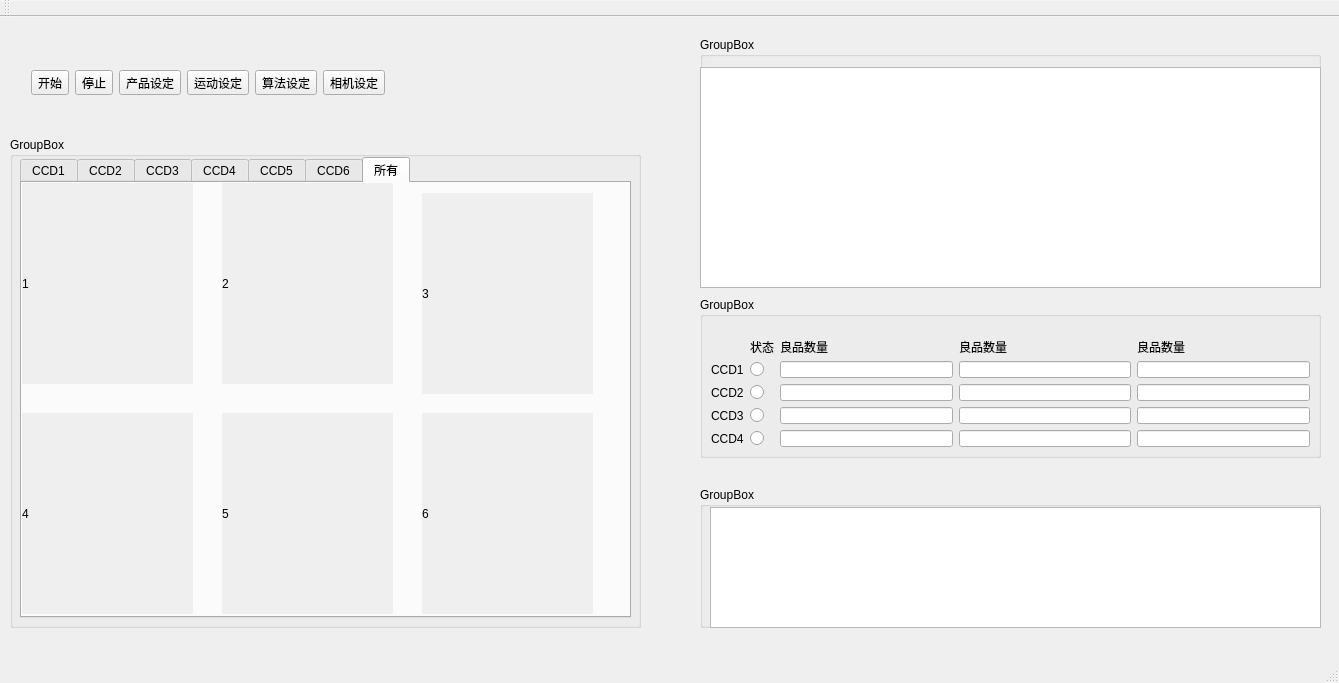
<?xml version="1.0" encoding="UTF-8"?>
<ui version="4.0">
 <class>CameraDtecte1Class</class>
 <widget class="QMainWindow" name="CameraDtecte1Class">
  <property name="geometry">
   <rect>
    <x>0</x>
    <y>0</y>
    <width>1339</width>
    <height>683</height>
   </rect>
  </property>
  <property name="windowTitle">
   <string>CameraDtecte1</string>
  </property>
  <property name="windowIcon">
   <iconset resource="CameraDtecte1.qrc">
    <normaloff>:/CameraDtecte1/Resources/公司LOG.jpg</normaloff>:/CameraDtecte1/Resources/公司LOG.jpg</iconset>
  </property>
  <property name="autoFillBackground">
   <bool>true</bool>
  </property>
  <property name="styleSheet">
   <string notr="true"/>
  </property>
  <widget class="QWidget" name="centralWidget">
   <property name="styleSheet">
    <string notr="true">#centralWidget { 
border-image:url(:/CameraDtecte1/Resources/back2.jpg);
}  
# centralWidget * { 
border-image:url(); 
}</string>
   </property>
   <widget class="QWidget" name="horizontalLayoutWidget">
    <property name="geometry">
     <rect>
      <x>20</x>
      <y>20</y>
      <width>1171</width>
      <height>91</height>
     </rect>
    </property>
    <layout class="QHBoxLayout" name="horizontalLayout">
     <item>
      <widget class="QToolButton" name="toolButton_3">
       <property name="styleSheet">
        <string notr="true"/>
       </property>
       <property name="text">
        <string>开始</string>
       </property>
       <property name="icon">
        <iconset resource="CameraDtecte1.qrc">
         <normaloff>:/CameraDtecte1/Resources/start.png</normaloff>:/CameraDtecte1/Resources/start.png</iconset>
       </property>
       <property name="iconSize">
        <size>
         <width>64</width>
         <height>64</height>
        </size>
       </property>
       <property name="toolButtonStyle">
        <enum>Qt::ToolButtonTextUnderIcon</enum>
       </property>
      </widget>
     </item>
     <item>
      <widget class="QToolButton" name="toolButton_4">
       <property name="styleSheet">
        <string notr="true"/>
       </property>
       <property name="text">
        <string>停止</string>
       </property>
       <property name="icon">
        <iconset resource="CameraDtecte1.qrc">
         <normaloff>:/CameraDtecte1/Resources/stop.jpg</normaloff>:/CameraDtecte1/Resources/stop.jpg</iconset>
       </property>
       <property name="iconSize">
        <size>
         <width>64</width>
         <height>64</height>
        </size>
       </property>
       <property name="toolButtonStyle">
        <enum>Qt::ToolButtonTextUnderIcon</enum>
       </property>
      </widget>
     </item>
     <item>
      <widget class="QToolButton" name="toolButton_6">
       <property name="styleSheet">
        <string notr="true"/>
       </property>
       <property name="text">
        <string>产品设定</string>
       </property>
       <property name="icon">
        <iconset resource="CameraDtecte1.qrc">
         <normaloff>:/CameraDtecte1/Resources/product.png</normaloff>:/CameraDtecte1/Resources/product.png</iconset>
       </property>
       <property name="iconSize">
        <size>
         <width>64</width>
         <height>64</height>
        </size>
       </property>
       <property name="toolButtonStyle">
        <enum>Qt::ToolButtonTextUnderIcon</enum>
       </property>
      </widget>
     </item>
     <item>
      <widget class="QToolButton" name="toolButton_2">
       <property name="text">
        <string>运动设定</string>
       </property>
       <property name="icon">
        <iconset resource="CameraDtecte1.qrc">
         <normaloff>:/CameraDtecte1/Resources/motion.jpg</normaloff>:/CameraDtecte1/Resources/motion.jpg</iconset>
       </property>
       <property name="iconSize">
        <size>
         <width>64</width>
         <height>64</height>
        </size>
       </property>
       <property name="toolButtonStyle">
        <enum>Qt::ToolButtonTextUnderIcon</enum>
       </property>
      </widget>
     </item>
     <item>
      <widget class="QToolButton" name="toolButton">
       <property name="text">
        <string>算法设定</string>
       </property>
       <property name="icon">
        <iconset resource="CameraDtecte1.qrc">
         <normaloff>:/CameraDtecte1/Resources/algorithm.jpg</normaloff>:/CameraDtecte1/Resources/algorithm.jpg</iconset>
       </property>
       <property name="iconSize">
        <size>
         <width>64</width>
         <height>64</height>
        </size>
       </property>
       <property name="toolButtonStyle">
        <enum>Qt::ToolButtonTextUnderIcon</enum>
       </property>
      </widget>
     </item>
     <item>
      <widget class="QToolButton" name="toolButton_5">
       <property name="text">
        <string>相机设定</string>
       </property>
       <property name="icon">
        <iconset resource="CameraDtecte1.qrc">
         <normaloff>:/CameraDtecte1/Resources/camera.png</normaloff>:/CameraDtecte1/Resources/camera.png</iconset>
       </property>
       <property name="iconSize">
        <size>
         <width>64</width>
         <height>64</height>
        </size>
       </property>
       <property name="toolButtonStyle">
        <enum>Qt::ToolButtonTextUnderIcon</enum>
       </property>
      </widget>
     </item>
     <item>
      <spacer name="horizontalSpacer">
       <property name="orientation">
        <enum>Qt::Horizontal</enum>
       </property>
       <property name="sizeHint" stdset="0">
        <size>
         <width>40</width>
         <height>20</height>
        </size>
       </property>
      </spacer>
     </item>
    </layout>
   </widget>
   <widget class="QGroupBox" name="groupBox">
    <property name="geometry">
     <rect>
      <x>700</x>
      <y>280</y>
      <width>621</width>
      <height>161</height>
     </rect>
    </property>
    <property name="title">
     <string>GroupBox</string>
    </property>
    <widget class="QWidget" name="gridLayoutWidget">
     <property name="geometry">
      <rect>
       <x>0</x>
       <y>30</y>
       <width>621</width>
       <height>131</height>
      </rect>
     </property>
     <layout class="QGridLayout" name="gridLayout">
      <item row="4" column="0">
       <widget class="QLabel" name="label_4">
        <property name="text">
         <string>CCD3</string>
        </property>
       </widget>
      </item>
      <item row="5" column="1">
       <widget class="QRadioButton" name="radioButton_4">
        <property name="text">
         <string/>
        </property>
       </widget>
      </item>
      <item row="5" column="0">
       <widget class="QLabel" name="label_3">
        <property name="text">
         <string>CCD4</string>
        </property>
       </widget>
      </item>
      <item row="2" column="0">
       <widget class="QLabel" name="label_5">
        <property name="text">
         <string>CCD1</string>
        </property>
       </widget>
      </item>
      <item row="3" column="0">
       <widget class="QLabel" name="label_6">
        <property name="text">
         <string>CCD2</string>
        </property>
       </widget>
      </item>
      <item row="4" column="1">
       <widget class="QRadioButton" name="radioButton_3">
        <property name="text">
         <string/>
        </property>
       </widget>
      </item>
      <item row="2" column="3">
       <widget class="QLineEdit" name="lineEdit_4"/>
      </item>
      <item row="2" column="4">
       <widget class="QLineEdit" name="lineEdit"/>
      </item>
      <item row="2" column="5">
       <widget class="QLineEdit" name="lineEdit_2"/>
      </item>
      <item row="3" column="3">
       <widget class="QLineEdit" name="lineEdit_3"/>
      </item>
      <item row="3" column="4">
       <widget class="QLineEdit" name="lineEdit_5"/>
      </item>
      <item row="3" column="5">
       <widget class="QLineEdit" name="lineEdit_6"/>
      </item>
      <item row="4" column="3">
       <widget class="QLineEdit" name="lineEdit_7"/>
      </item>
      <item row="4" column="4">
       <widget class="QLineEdit" name="lineEdit_8"/>
      </item>
      <item row="5" column="3">
       <widget class="QLineEdit" name="lineEdit_9"/>
      </item>
      <item row="5" column="4">
       <widget class="QLineEdit" name="lineEdit_10"/>
      </item>
      <item row="4" column="5">
       <widget class="QLineEdit" name="lineEdit_11"/>
      </item>
      <item row="5" column="5">
       <widget class="QLineEdit" name="lineEdit_12"/>
      </item>
      <item row="2" column="1">
       <widget class="QRadioButton" name="radioButton">
        <property name="text">
         <string/>
        </property>
       </widget>
      </item>
      <item row="3" column="1">
       <widget class="QRadioButton" name="radioButton_2">
        <property name="text">
         <string/>
        </property>
       </widget>
      </item>
      <item row="1" column="3">
       <widget class="QLabel" name="label_18">
        <property name="text">
         <string>良品数量</string>
        </property>
       </widget>
      </item>
      <item row="1" column="1">
       <widget class="QLabel" name="label_8">
        <property name="text">
         <string>状态</string>
        </property>
       </widget>
      </item>
      <item row="1" column="4">
       <widget class="QLabel" name="label_19">
        <property name="text">
         <string>良品数量</string>
        </property>
       </widget>
      </item>
      <item row="1" column="5">
       <widget class="QLabel" name="label_20">
        <property name="text">
         <string>良品数量</string>
        </property>
       </widget>
      </item>
     </layout>
    </widget>
    <zorder>gridLayoutWidget</zorder>
    <zorder>label_8</zorder>
   </widget>
   <widget class="QGroupBox" name="groupBox_2">
    <property name="geometry">
     <rect>
      <x>700</x>
      <y>20</y>
      <width>621</width>
      <height>251</height>
     </rect>
    </property>
    <property name="title">
     <string>GroupBox</string>
    </property>
    <widget class="QTableWidget" name="tableWidget_2">
     <property name="geometry">
      <rect>
       <x>0</x>
       <y>30</y>
       <width>621</width>
       <height>221</height>
      </rect>
     </property>
    </widget>
   </widget>
   <widget class="QGroupBox" name="groupBox_3">
    <property name="geometry">
     <rect>
      <x>700</x>
      <y>470</y>
      <width>621</width>
      <height>141</height>
     </rect>
    </property>
    <property name="title">
     <string>GroupBox</string>
    </property>
    <widget class="QListWidget" name="listWidget_2">
     <property name="geometry">
      <rect>
       <x>10</x>
       <y>20</y>
       <width>611</width>
       <height>121</height>
      </rect>
     </property>
    </widget>
   </widget>
   <widget class="QGroupBox" name="groupBox_4">
    <property name="geometry">
     <rect>
      <x>10</x>
      <y>120</y>
      <width>631</width>
      <height>491</height>
     </rect>
    </property>
    <property name="title">
     <string>GroupBox</string>
    </property>
    <widget class="QTabWidget" name="tabWidget">
     <property name="geometry">
      <rect>
       <x>10</x>
       <y>20</y>
       <width>611</width>
       <height>461</height>
      </rect>
     </property>
     <property name="currentIndex">
      <number>6</number>
     </property>
     <widget class="QWidget" name="tab">
      <attribute name="title">
       <string>CCD1</string>
      </attribute>
      <widget class="QLabel" name="label">
       <property name="geometry">
        <rect>
         <x>0</x>
         <y>0</y>
         <width>611</width>
         <height>441</height>
        </rect>
       </property>
       <property name="text">
        <string>1</string>
       </property>
      </widget>
     </widget>
     <widget class="QWidget" name="tab_2">
      <attribute name="title">
       <string>CCD2</string>
      </attribute>
      <widget class="QLabel" name="label_2">
       <property name="geometry">
        <rect>
         <x>0</x>
         <y>0</y>
         <width>611</width>
         <height>441</height>
        </rect>
       </property>
       <property name="autoFillBackground">
        <bool>true</bool>
       </property>
       <property name="text">
        <string>TextLabel2</string>
       </property>
      </widget>
     </widget>
     <widget class="QWidget" name="tab_3">
      <attribute name="title">
       <string>CCD3</string>
      </attribute>
      <widget class="QLabel" name="label_7">
       <property name="geometry">
        <rect>
         <x>0</x>
         <y>0</y>
         <width>611</width>
         <height>441</height>
        </rect>
       </property>
       <property name="autoFillBackground">
        <bool>true</bool>
       </property>
       <property name="text">
        <string>3</string>
       </property>
      </widget>
     </widget>
     <widget class="QWidget" name="tab_4">
      <attribute name="title">
       <string>CCD4</string>
      </attribute>
      <widget class="QLabel" name="label_9">
       <property name="geometry">
        <rect>
         <x>0</x>
         <y>0</y>
         <width>611</width>
         <height>441</height>
        </rect>
       </property>
       <property name="autoFillBackground">
        <bool>true</bool>
       </property>
       <property name="text">
        <string>4</string>
       </property>
      </widget>
     </widget>
     <widget class="QWidget" name="tab_5">
      <attribute name="title">
       <string>CCD5</string>
      </attribute>
      <widget class="QLabel" name="label_10">
       <property name="geometry">
        <rect>
         <x>0</x>
         <y>0</y>
         <width>611</width>
         <height>441</height>
        </rect>
       </property>
       <property name="autoFillBackground">
        <bool>true</bool>
       </property>
       <property name="text">
        <string>5</string>
       </property>
      </widget>
     </widget>
     <widget class="QWidget" name="tab_6">
      <attribute name="title">
       <string>CCD6</string>
      </attribute>
      <widget class="QLabel" name="label_11">
       <property name="geometry">
        <rect>
         <x>0</x>
         <y>0</y>
         <width>611</width>
         <height>441</height>
        </rect>
       </property>
       <property name="autoFillBackground">
        <bool>true</bool>
       </property>
       <property name="text">
        <string>6</string>
       </property>
      </widget>
     </widget>
     <widget class="QWidget" name="tab_7">
      <attribute name="title">
       <string>所有</string>
      </attribute>
      <widget class="QLabel" name="label_12">
       <property name="geometry">
        <rect>
         <x>0</x>
         <y>0</y>
         <width>171</width>
         <height>201</height>
        </rect>
       </property>
       <property name="autoFillBackground">
        <bool>true</bool>
       </property>
       <property name="text">
        <string>1</string>
       </property>
      </widget>
      <widget class="QLabel" name="label_15">
       <property name="geometry">
        <rect>
         <x>0</x>
         <y>230</y>
         <width>171</width>
         <height>201</height>
        </rect>
       </property>
       <property name="autoFillBackground">
        <bool>true</bool>
       </property>
       <property name="text">
        <string>4</string>
       </property>
      </widget>
      <widget class="QLabel" name="label_16">
       <property name="geometry">
        <rect>
         <x>200</x>
         <y>230</y>
         <width>171</width>
         <height>201</height>
        </rect>
       </property>
       <property name="autoFillBackground">
        <bool>true</bool>
       </property>
       <property name="text">
        <string>5</string>
       </property>
      </widget>
      <widget class="QLabel" name="label_13">
       <property name="geometry">
        <rect>
         <x>200</x>
         <y>0</y>
         <width>171</width>
         <height>201</height>
        </rect>
       </property>
       <property name="autoFillBackground">
        <bool>true</bool>
       </property>
       <property name="text">
        <string>2</string>
       </property>
      </widget>
      <widget class="QLabel" name="label_14">
       <property name="geometry">
        <rect>
         <x>400</x>
         <y>10</y>
         <width>171</width>
         <height>201</height>
        </rect>
       </property>
       <property name="autoFillBackground">
        <bool>true</bool>
       </property>
       <property name="text">
        <string>3</string>
       </property>
      </widget>
      <widget class="QLabel" name="label_17">
       <property name="geometry">
        <rect>
         <x>400</x>
         <y>230</y>
         <width>171</width>
         <height>201</height>
        </rect>
       </property>
       <property name="autoFillBackground">
        <bool>true</bool>
       </property>
       <property name="text">
        <string>6</string>
       </property>
      </widget>
     </widget>
    </widget>
   </widget>
  </widget>
  <widget class="QMenuBar" name="menuBar">
   <property name="geometry">
    <rect>
     <x>0</x>
     <y>0</y>
     <width>1339</width>
     <height>23</height>
    </rect>
   </property>
  </widget>
  <widget class="QToolBar" name="mainToolBar">
   <property name="styleSheet">
    <string notr="true">background-color:transparent</string>
   </property>
   <attribute name="toolBarArea">
    <enum>TopToolBarArea</enum>
   </attribute>
   <attribute name="toolBarBreak">
    <bool>false</bool>
   </attribute>
  </widget>
  <widget class="QStatusBar" name="statusBar"/>
 </widget>
 <layoutdefault spacing="6" margin="11"/>
 <resources>
  <include location="CameraDtecte1.qrc"/>
 </resources>
 <connections>
  <connection>
   <sender>toolButton_3</sender>
   <signal>clicked()</signal>
   <receiver>CameraDtecte1Class</receiver>
   <slot>StartBtn()</slot>
   <hints>
    <hint type="sourcelabel">
     <x>43</x>
     <y>60</y>
    </hint>
    <hint type="destinationlabel">
     <x>75</x>
     <y>38</y>
    </hint>
   </hints>
  </connection>
  <connection>
   <sender>toolButton_4</sender>
   <signal>clicked()</signal>
   <receiver>CameraDtecte1Class</receiver>
   <slot>StopBtn()</slot>
   <hints>
    <hint type="sourcelabel">
     <x>151</x>
     <y>68</y>
    </hint>
    <hint type="destinationlabel">
     <x>192</x>
     <y>39</y>
    </hint>
   </hints>
  </connection>
  <connection>
   <sender>toolButton_6</sender>
   <signal>clicked()</signal>
   <receiver>CameraDtecte1Class</receiver>
   <slot>ProductSet()</slot>
   <hints>
    <hint type="sourcelabel">
     <x>208</x>
     <y>64</y>
    </hint>
    <hint type="destinationlabel">
     <x>252</x>
     <y>37</y>
    </hint>
   </hints>
  </connection>
  <connection>
   <sender>toolButton_2</sender>
   <signal>clicked()</signal>
   <receiver>CameraDtecte1Class</receiver>
   <slot>MotionSet()</slot>
   <hints>
    <hint type="sourcelabel">
     <x>292</x>
     <y>61</y>
    </hint>
    <hint type="destinationlabel">
     <x>324</x>
     <y>45</y>
    </hint>
   </hints>
  </connection>
  <connection>
   <sender>toolButton</sender>
   <signal>clicked()</signal>
   <receiver>CameraDtecte1Class</receiver>
   <slot>AlgorithmSet()</slot>
   <hints>
    <hint type="sourcelabel">
     <x>377</x>
     <y>70</y>
    </hint>
    <hint type="destinationlabel">
     <x>402</x>
     <y>38</y>
    </hint>
   </hints>
  </connection>
  <connection>
   <sender>toolButton_5</sender>
   <signal>clicked()</signal>
   <receiver>CameraDtecte1Class</receiver>
   <slot>CameraSet()</slot>
   <hints>
    <hint type="sourcelabel">
     <x>459</x>
     <y>63</y>
    </hint>
    <hint type="destinationlabel">
     <x>496</x>
     <y>46</y>
    </hint>
   </hints>
  </connection>
 </connections>
 <slots>
  <slot>StartBtn()</slot>
  <slot>StopBtn()</slot>
  <slot>AlgorithmSet()</slot>
  <slot>MotionSet()</slot>
  <slot>CameraSet()</slot>
  <slot>ProductSet()</slot>
 </slots>
</ui>
